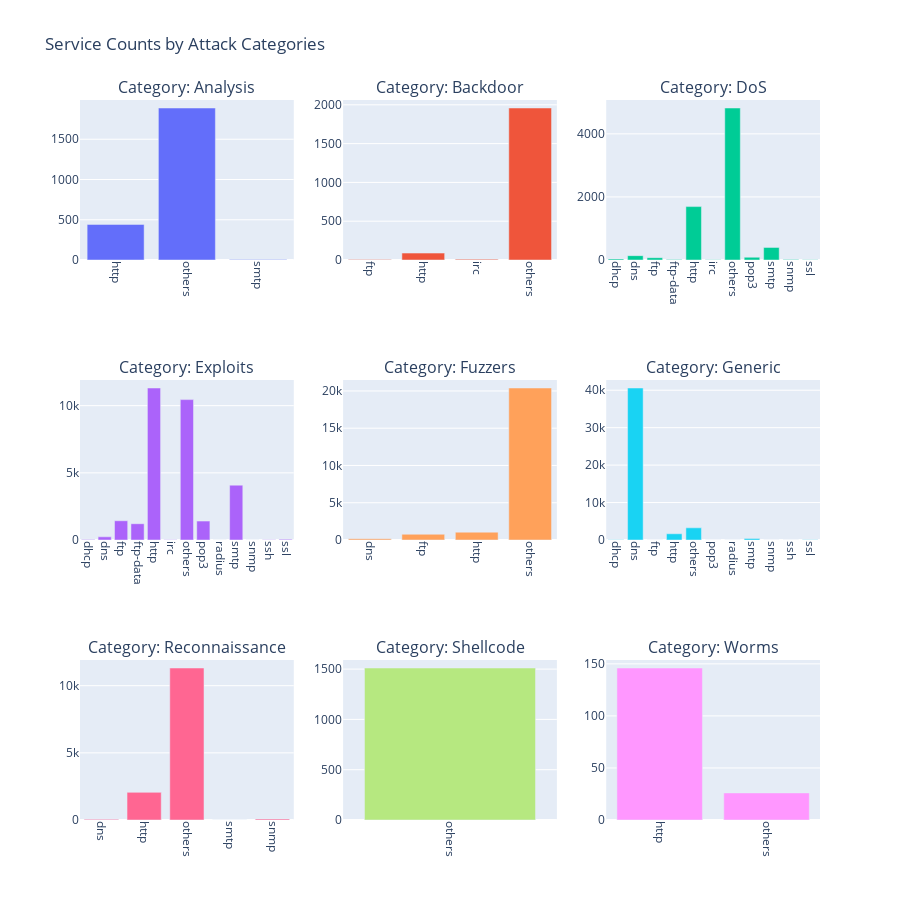

Here is the notebook cell this chart was saved with:
### Code cell
fig = make_subplots(rows=3,
                    cols=3,
                    subplot_titles=('Category: Analysis',
                                    'Category: Backdoor',
                                    'Category: DoS',
                                    'Category: Exploits',
                                    'Category: Fuzzers',
                                    'Category: Generic',
                                    'Category: Reconnaissance',
                                    'Category: Shellcode',
                                    'Category: Worms'
                                    )
                    )


# Create a list of attack categories to loop through
categories = ['Analysis',
              'Backdoor',
              'DoS',
              'Exploits',
              'Fuzzers',
              'Generic',
              'Reconnaissance',
              'Shellcode',
              'Worms'
              ]


# Define row and column positions for each plot
positions = [
    (1, 1),
    (1, 2),
    (1, 3),
    (2, 1),
    (2, 2),
    (2, 3),
    (3, 1),
    (3, 2),
    (3, 3)
]


# Loop through the categories and create a bar plot for each one
for i, category in enumerate(categories):
    # Filter the dataframe for each attack category
    df_filtered = df_attacks_cat_services[df_attacks_cat_services['attack_cat'] == category]

    fig.add_trace(go.Bar(x=df_filtered['service'],
                         y=df_filtered['Count'],
                         name=category,
                         marker_color=px.colors.qualitative.Plotly[i]
                         ),
                  row=positions[i][0],
                  col=positions[i][1]
                  )


fig.update_layout(height=900,
                  width=900,
                  title_text="Service Counts by Attack Categories",
                  showlegend=False
                  )


fig.update_xaxes(tickangle=90)


fig.show()

### Figure 1 — Plotly figure (JSON) as saved in the notebook; plotly's stock layout.template omitted (floating-point values rounded to 4 significant figures)
{"data": [{"marker": {"color": "#636EFA"}, "name": "Analysis", "type": "bar", "x": ["http", "others", "smtp"], "xaxis": "x", "y": [442, 1888, 6], "yaxis": "y"}, {"marker": {"color": "#EF553B"}, "name": "Backdoor", "type": "bar", "x": ["ftp", "http", "irc", "others"], "xaxis": "x2", "y": [7, 89, 11, 1959], "yaxis": "y2"}, {"marker": {"color": "#00CC96"}, "name": "DoS", "type": "bar", "x": ["dhcp", "dns", "ftp", "ftp-data", "http", "irc", "others", "pop3", "smtp", "snmp", "ssl"], "xaxis": "x3", "y": [34, 138, 73, 14, 1693, 7, 4819, 87, 400, 19, 8], "yaxis": "y3"}, {"marker": {"color": "#AB63FA"}, "name": "Exploits", "type": "bar", "x": ["dhcp", "dns", "ftp", "ftp-data", "http", "irc", "others", "pop3", "radius", "smtp", "snmp", "ssh", "ssl"], "xaxis": "x4", "y": [41, 236, 1433, 1212, 11314, 12, 10449, 1408, 9, 4082, 7, 14, 52], "yaxis": "y4"}, {"marker": {"color": "#FFA15A"}, "name": "Fuzzers", "type": "bar", "x": ["dns", "ftp", "http", "others"], "xaxis": "x5", "y": [171, 769, 1051, 20396], "yaxis": "y5"}, {"marker": {"color": "#19D3F3"}, "name": "Generic", "type": "bar", "x": ["dhcp", "dns", "ftp", "http", "others", "pop3", "radius", "smtp", "snmp", "ssh", "ssl"], "xaxis": "x6", "y": [43, 40595, 16, 1661, 3249, 7, 18, 411, 6, 5, 82], "yaxis": "y6"}, {"marker": {"color": "#FF6692"}, "name": "Reconnaissance", "type": "bar", "x": ["dns", "http", "others", "smtp", "snmp"], "xaxis": "x7", "y": [47, 2057, 11316, 7, 80], "yaxis": "y7"}, {"marker": {"color": "#B6E880"}, "name": "Shellcode", "type": "bar", "x": ["others"], "xaxis": "x8", "y": [1511], "yaxis": "y8"}, {"marker": {"color": "#FF97FF"}, "name": "Worms", "type": "bar", "x": ["http", "others"], "xaxis": "x9", "y": [146, 26], "yaxis": "y9"}], "layout": {"annotations": [{"font": {"size": 16}, "showarrow": false, "text": "Category: Analysis", "x": 0.1444, "xanchor": "center", "xref": "paper", "y": 1, "yanchor": "bottom", "yref": "paper"}, {"font": {"size": 16}, "showarrow": false, "text": "Category: Backdoor", "x": 0.5, "xanchor": "center", "xref": "paper", "y": 1, "yanchor": "bottom", "yref": "paper"}, {"font": {"size": 16}, "showarrow": false, "text": "Category: DoS", "x": 0.8556, "xanchor": "center", "xref": "paper", "y": 1, "yanchor": "bottom", "yref": "paper"}, {"font": {"size": 16}, "showarrow": false, "text": "Category: Exploits", "x": 0.1444, "xanchor": "center", "xref": "paper", "y": 0.6111, "yanchor": "bottom", "yref": "paper"}, {"font": {"size": 16}, "showarrow": false, "text": "Category: Fuzzers", "x": 0.5, "xanchor": "center", "xref": "paper", "y": 0.6111, "yanchor": "bottom", "yref": "paper"}, {"font": {"size": 16}, "showarrow": false, "text": "Category: Generic", "x": 0.8556, "xanchor": "center", "xref": "paper", "y": 0.6111, "yanchor": "bottom", "yref": "paper"}, {"font": {"size": 16}, "showarrow": false, "text": "Category: Reconnaissance", "x": 0.1444, "xanchor": "center", "xref": "paper", "y": 0.2222, "yanchor": "bottom", "yref": "paper"}, {"font": {"size": 16}, "showarrow": false, "text": "Category: Shellcode", "x": 0.5, "xanchor": "center", "xref": "paper", "y": 0.2222, "yanchor": "bottom", "yref": "paper"}, {"font": {"size": 16}, "showarrow": false, "text": "Category: Worms", "x": 0.8556, "xanchor": "center", "xref": "paper", "y": 0.2222, "yanchor": "bottom", "yref": "paper"}], "height": 900, "showlegend": false, "title": {"text": "Service Counts by Attack Categories"}, "width": 900, "xaxis": {"anchor": "y", "domain": [0, 0.2889], "tickangle": 90}, "xaxis2": {"anchor": "y2", "domain": [0.3556, 0.6444], "tickangle": 90}, "xaxis3": {"anchor": "y3", "domain": [0.7111, 1], "tickangle": 90}, "xaxis4": {"anchor": "y4", "domain": [0, 0.2889], "tickangle": 90}, "xaxis5": {"anchor": "y5", "domain": [0.3556, 0.6444], "tickangle": 90}, "xaxis6": {"anchor": "y6", "domain": [0.7111, 1], "tickangle": 90}, "xaxis7": {"anchor": "y7", "domain": [0, 0.2889], "tickangle": 90}, "xaxis8": {"anchor": "y8", "domain": [0.3556, 0.6444], "tickangle": 90}, "xaxis9": {"anchor": "y9", "domain": [0.7111, 1], "tickangle": 90}, "yaxis": {"anchor": "x", "domain": [0.7778, 1]}, "yaxis2": {"anchor": "x2", "domain": [0.7778, 1]}, "yaxis3": {"anchor": "x3", "domain": [0.7778, 1]}, "yaxis4": {"anchor": "x4", "domain": [0.3889, 0.6111]}, "yaxis5": {"anchor": "x5", "domain": [0.3889, 0.6111]}, "yaxis6": {"anchor": "x6", "domain": [0.3889, 0.6111]}, "yaxis7": {"anchor": "x7", "domain": [0, 0.2222]}, "yaxis8": {"anchor": "x8", "domain": [0, 0.2222]}, "yaxis9": {"anchor": "x9", "domain": [0, 0.2222]}}}
